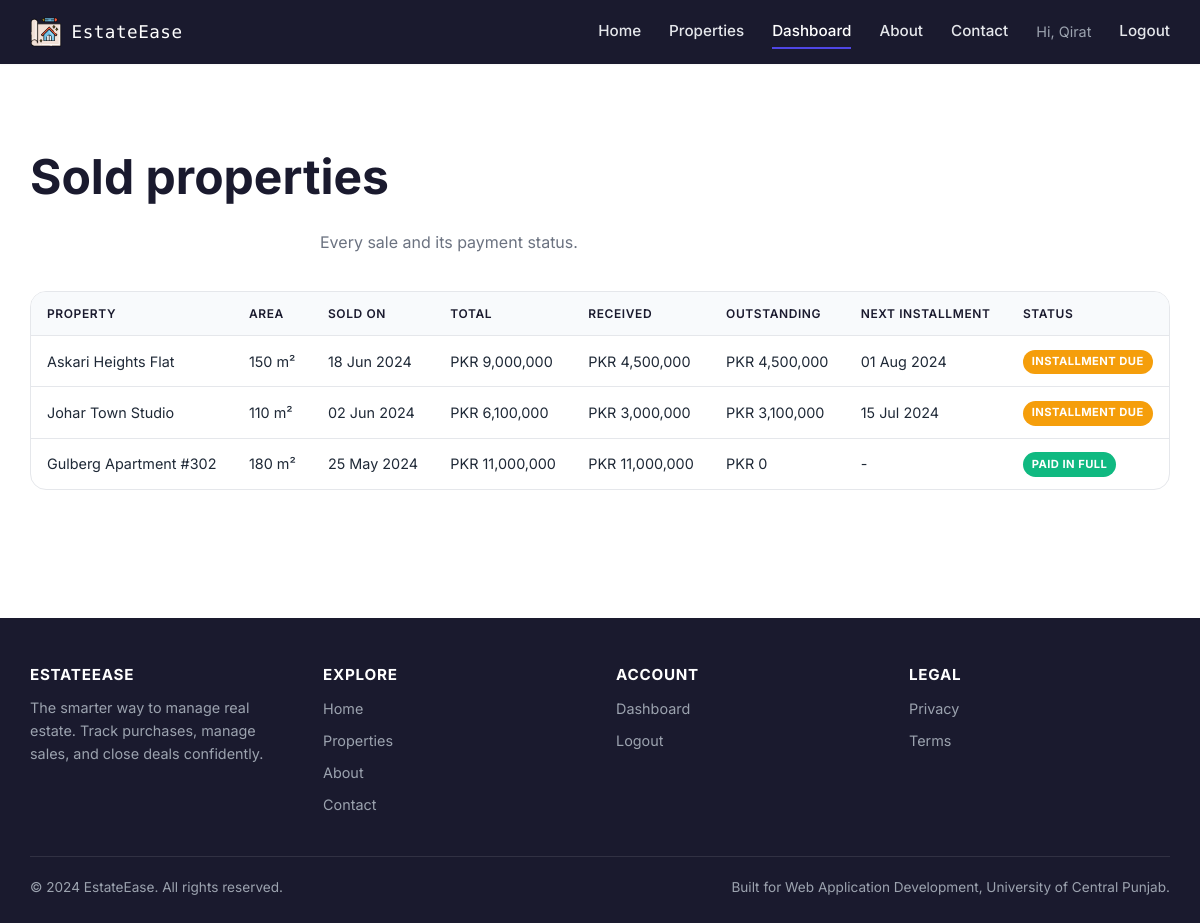
Page /app/sold.php (signed in) on the committed database.
### tables this page shows
CREATE TABLE soldproperty (
    id               INT UNSIGNED      NOT NULL AUTO_INCREMENT,
    purchase_id      INT UNSIGNED      NOT NULL,
    sold_date        DATE              NOT NULL,
    total_amount     DECIMAL(14, 2)    NOT NULL,
    received_amount  DECIMAL(14, 2)    NOT NULL DEFAULT 0,
    next_date        DATE              DEFAULT NULL,
    created_at       TIMESTAMP         NOT NULL DEFAULT CURRENT_TIMESTAMP,

    PRIMARY KEY (id),
    UNIQUE KEY uq_soldproperty_purchase (purchase_id),
    KEY idx_soldproperty_date (sold_date),

    CONSTRAINT fk_soldproperty_purchase
        FOREIGN KEY (purchase_id) REFERENCES purchase (id)
        ON DELETE CASCADE ON UPDATE CASCADE,

    CONSTRAINT chk_soldproperty_total    CHECK (total_amount    > 0),
    CONSTRAINT chk_soldproperty_received CHECK (received_amount >= 0 AND received_amount <= total_amount)
);

CREATE TABLE purchase (
    id             INT UNSIGNED        NOT NULL AUTO_INCREMENT,
    user_id        INT UNSIGNED        NOT NULL,
    name           VARCHAR(120)        NOT NULL,
    total_amount   DECIMAL(14, 2)      NOT NULL,
    area_sqm       INT UNSIGNED        NOT NULL,
    purchase_date  DATE                NOT NULL,
    photo          VARCHAR(255)        DEFAULT NULL,
    created_at     TIMESTAMP           NOT NULL DEFAULT CURRENT_TIMESTAMP,

    PRIMARY KEY (id),
    KEY idx_purchase_user (user_id),
    KEY idx_purchase_date (purchase_date),

    CONSTRAINT fk_purchase_user
        FOREIGN KEY (user_id) REFERENCES users (id)
        ON DELETE CASCADE ON UPDATE CASCADE,

    CONSTRAINT chk_purchase_amount CHECK (total_amount > 0),
    CONSTRAINT chk_purchase_area   CHECK (area_sqm     > 0)
);

### app/includes/auth.php (called while the page is built, shortened)
<?php
function user_id(): ?int
{
    return isset($_SESSION['user_id']) ? (int) $_SESSION['user_id'] : null;
}

### app/includes/db.php (called while the page is built, shortened)
<?php
function db(): PDO
{
    static $pdo = null;
    $dsn = sprintf(
        'mysql:host=%s;port=%s;dbname=%s;charset=utf8mb4',
        DB_HOST,
        DB_PORT,
        DB_NAME
    );
    $options = [
        PDO::ATTR_ERRMODE            => PDO::ERRMODE_EXCEPTION,
        PDO::ATTR_DEFAULT_FETCH_MODE => PDO::FETCH_ASSOC,
        PDO::ATTR_EMULATE_PREPARES   => false,
    ];
    try {
        $pdo = new PDO($dsn, DB_USER, DB_PASS, $options);
    } catch (PDOException $e) {
        error_log('DB connection failed: ' . $e->getMessage());
        http_response_code(503);
        die('Database unavailable. Check app/includes/config.php credentials.');
    }
    return $pdo;
}
function db_fetch_all(string $sql, array $params = []): array
{
    $stmt = db()->prepare($sql);
    $stmt->execute($params);
    return $stmt->fetchAll();
}

### app/includes/helpers.php (called while the page is built, shortened)
<?php
function e(?string $value): string
{
    return htmlspecialchars((string) $value, ENT_QUOTES | ENT_SUBSTITUTE, 'UTF-8');
}
function format_money(int|float $amount, string $currency = 'PKR'): string
{
    return $currency . ' ' . number_format((float) $amount, 0);
}
function format_date(string $dateString): string
{
    $time = strtotime($dateString);
    return $time ? date('d M Y', $time) : $dateString;
}

### app/sold.php (the view, shortened to what this page needs)
<?php
$uid = (int) user_id();
$rows = db_fetch_all(
    "SELECT sp.id, sp.sold_date, sp.total_amount, sp.received_amount, sp.next_date,
            p.id AS purchase_id, p.name AS property_name, p.area_sqm,
            (sp.total_amount - sp.received_amount) AS outstanding
       FROM soldproperty sp
       JOIN purchase p ON p.id = sp.purchase_id
      WHERE p.user_id = ?
   ORDER BY sp.sold_date DESC",
    [$uid]
);
include __DIR__ . '/includes/header.php';
?>
<section class="section">
    <div class="container">
        <div class="section-heading section-heading--left">
            <h1>Sold properties</h1>
            <p>Every sale and its payment status.</p>
        </div>
        <?php if (!$rows): ?>
            <div class="empty-state">
                <p>No sales recorded yet. Close your first deal from the dashboard.</p>
                <a class="btn btn--primary mt-2" href="add_sold.php">Record a sale</a>
            </div>
        <?php else: ?>
            <div class="table-wrap">
                <table class="table">
                    <thead>
                        <tr>
                            <th>Property</th>
                            <th>Area</th>
                            <th>Sold on</th>
                            <th>Total</th>
                            <th>Received</th>
                            <th>Outstanding</th>
                            <th>Next installment</th>
                            <th>Status</th>
                        </tr>
                    </thead>
                    <tbody>
                        <?php foreach ($rows as $r): ?>
                            <?php
                                $outstanding = (float) $r['outstanding'];
                                $status      = $outstanding <= 0 ? 'paid' : ($r['next_date'] ? 'pending' : 'partial');
                                $badgeClass  = [
                                    'paid'    => 'badge badge--success',
                                    'pending' => 'badge badge--warning',
                                    'partial' => 'badge badge--danger',
                                ][$status];
                                $statusLabel = [
                                    'paid'    => 'Paid in full',
                                    'pending' => 'Installment due',
                                    'partial' => 'Outstanding',
                                ][$status];
                            ?>
                            <tr>
                                <td><?= e($r['property_name']) ?></td>
                                <td><?= (int) $r['area_sqm'] ?> m&#178;</td>
                                <td><?= e(format_date($r['sold_date'])) ?></td>
                                <td><?= e(format_money((float) $r['total_amount'])) ?></td>
                                <td><?= e(format_money((float) $r['received_amount'])) ?></td>
                                <td><?= e(format_money($outstanding)) ?></td>
                                <td><?= $r['next_date'] ? e(format_date($r['next_date'])) : '-' ?></td>
                                <td><span class="<?= $badgeClass ?>"><?= e($statusLabel) ?></span></td>
                            </tr>
                        <?php endforeach; ?>
                    </tbody>
                </table>
            </div>
        <?php endif; ?>
    </div>
</section>
<?php include __DIR__ . '/includes/footer.php'; ?>

### app/assets/css/styles.css (style rules this page uses)
:root { --color-primary: #1a1a2e; --color-primary-700: #16213e; --color-primary-600: #0f3460; --color-accent: #4f46e5; --color-accent-hover: #3c35b5; --color-text: #1f2937; --color-text-muted: #6b7280; --color-bg: #ffffff; --color-bg-subtle: #f8fafc; --color-border: #e5e7eb; --color-success: #10b981; --color-warning: #f59e0b; --color-danger: #ef4444; --radius-sm: 6px; --radius: 10px; --radius-lg: 16px; --shadow-sm: 0 1px 2px rgba(0, 0, 0, 0.04); --shadow: 0 4px 12px rgba(0, 0, 0, 0.08); --shadow-lg: 0 12px 32px rgba(0, 0, 0, 0.12); --max-width: 1180px; --font-body: "Inter", system-ui, -apple-system, "Segoe UI", Roboto, sans-serif; --font-display: "Nova Mono", "Courier New", monospace; --transition-fast: 150ms ease; --transition: 250ms ease; }
*, *::before, *::after { box-sizing: border-box; }
html { scroll-behavior: smooth; }
body { margin: 0; font-family: var(--font-body); color: var(--color-text); background: var(--color-bg); line-height: 1.6; -webkit-font-smoothing: antialiased; }
h1, h2, h3, h4 { margin: 0 0 0.5em; color: var(--color-primary); line-height: 1.2; }
h1 { font-size: clamp(2rem, 4vw, 3rem); }
p { margin: 0 0 1em; }
.container { width: 100%; max-width: var(--max-width); margin: 0 auto; padding: 0 1.25rem; }
.section { padding: 4rem 0; }
.badge { display: inline-block; background: var(--color-accent); color: #fff; font-size: 0.7rem; padding: 0.2rem 0.55rem; border-radius: 999px; text-transform: uppercase; letter-spacing: 0.04em; font-weight: 700; }
.badge--success { background: var(--color-success); }
.badge--warning { background: var(--color-warning); }
.table-wrap { overflow-x: auto; border-radius: var(--radius-lg); border: 1px solid var(--color-border); background: var(--color-bg); }
table.table { width: 100%; border-collapse: collapse; font-size: 0.9rem; }
table.table th, table.table td { padding: 0.75rem 1rem; text-align: left; border-bottom: 1px solid var(--color-border); }
table.table th { background: var(--color-bg-subtle); color: var(--color-primary); font-weight: 600; text-transform: uppercase; font-size: 0.75rem; letter-spacing: 0.05em; }
table.table tr:last-child td { border-bottom: none; }
.section-heading { text-align: center; margin-bottom: 2.25rem; }
.section-heading p { color: var(--color-text-muted); max-width: 560px; margin: 0 auto; }
.section-heading--left { text-align: left; }

### rows in the picture
soldproperty: purchase.name "Askari Heights Flat", purchase.area_sqm "150", sold_date "18 Jun 2024", total_amount "PKR 9,000,000", received_amount "PKR 4,500,000", outstanding "PKR 4,500,000", next_date "01 Aug 2024", statusLabel "INSTALLMENT DUE"
soldproperty: purchase.name "Johar Town Studio", purchase.area_sqm "110", sold_date "02 Jun 2024", total_amount "PKR 6,100,000", received_amount "PKR 3,000,000", outstanding "PKR 3,100,000", next_date "15 Jul 2024", statusLabel "INSTALLMENT DUE"
soldproperty: purchase.name "Gulberg Apartment #302", purchase.area_sqm "180", sold_date "25 May 2024", total_amount "PKR 11,000,000", received_amount "PKR 11,000,000", outstanding "PKR 0", statusLabel "PAID IN FULL"

### other values in the picture
APP_NAME "EstateEase"
$_SESSION['first_name'] "Qirat"
APP_NAME "ESTATEEASE"
APP_TAGLINE "The smarter way to manage real estate"
